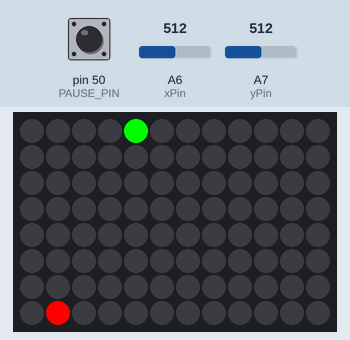
The sketch below on a simulated Arduino Mega 2560, built with avr-gcc and run on an emulated ATmega2560. Shown: 12×8 RGB LED matrix (first LED top left, wired row by row). The test bench sets the inputs (shaded band); at power-on: pin 50 (PAUSE_PIN) HIGH, A6 (xPin) = 512, A7 (yPin) = 512. Random numbers use the default seed unless the sketch sets one.

Above: at 1.2 s.
1.3 s: pin 50 (PAUSE_PIN) pulled LOW for 0.45 s
At 3.0 s:
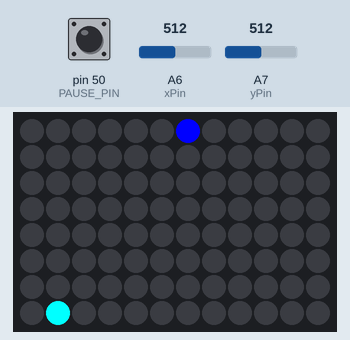
3.3 s: pin 50 (PAUSE_PIN) pulled LOW for 1 s
At 5.95 s:
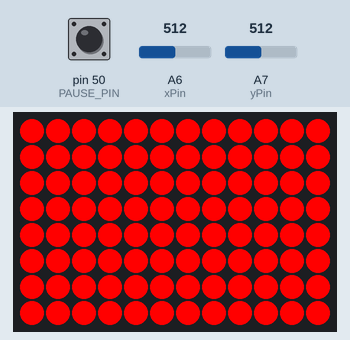
7.3 s: A6 (xPin) set to 900
At 7.56 s:
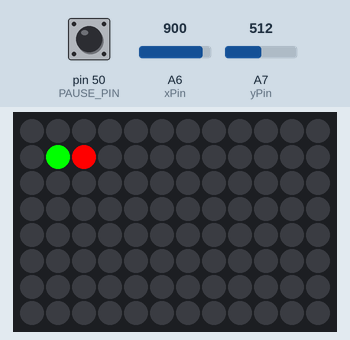
8.9 s: A7 (yPin) set to 900
At 9.08 s:
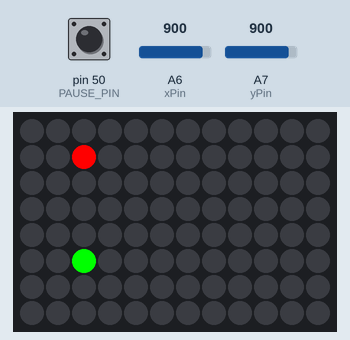
10.4 s: A6 (xPin) set to 1023
At 10.6 s:
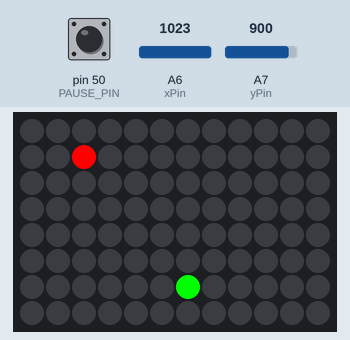
11.9 s: A7 (yPin) set to 1023
At 12.49 s:
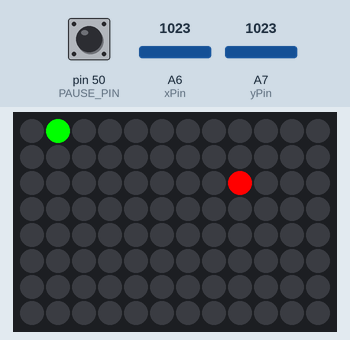
Timing chart, 0 to 14.8 s (numbered marks = the images above; inputs shaded):
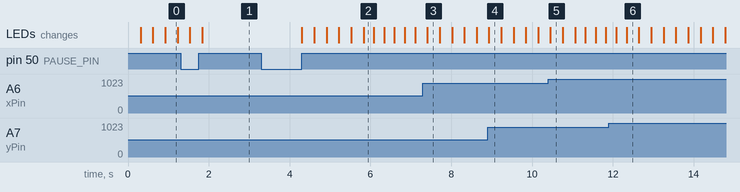

The sketch:

snake.ino
```cpp
/**
 * Simple snake game for a matrix of ws2812b leds strung up in serpentine pattern. The idea is
 * there is an apple and a snake on the board, and the snake tries to eat the apple. Each frame of the
 * game the snake moves in a single direction. If the snake is out of bounds or lands on its own tail,
 * then the game is over. If the head of the snake lands on the apple, the snake grows in length and the
 * speed of the snake increases.
 */
//LEDs
#include <FastLED.h>
#include <LinkedList.h>
#define NUM_LEDS    96
#define LED_PIN     13
int rows = 8;
int columns = 12;
CRGB leds[NUM_LEDS];

//Joystick
#define PAUSE_PIN 50
const int xPin        = A6;
const int yPin        = A7;

// Directions
#define DIR_UP    0
#define DIR_DOWN  1
#define DIR_LEFT  2
#define DIR_RIGHT 3

int resetDelay = 250;

// Game State
#define MAX_SPEED 5
#define MIN_SPEED 300
#define SPEED_LOSS 15
int gameSpeed = MIN_SPEED;
int currDirection = DIR_UP;
boolean isGamePaused = false;
boolean isTogglingPause = false;

// class that represents a point on the matrix. Indexed starting at 0
class Point {
  private:
    byte x;
    byte y;
  public:
    Point(byte x, byte y) {
      this->x = x;
      this->y = y;
    }
    byte getX() {
      return x;
    }
    byte getY() {
      return y;
    }
    boolean isEqual(int x, int y) {
      return this->x == x && this->y == y;
    }
};

// body of the snake, last element representing the tail, first element representing the head
LinkedList<Point*> snakePositions = LinkedList<Point*>();

// where the apple is located
Point *applePosition;

// For Style ;)
CRGB appleColor = CRGB(255, 0, 0);
CRGB snakeColor = CRGB(0, 255, 0);
CRGB pausedAppleColor = CRGB(0, 255, 255);
CRGB pausedSnakeColor = CRGB(0, 0, 255);
CRGB emptyColor = CRGB(0, 0, 0);
CRGB solidColor = CRGB(255, 0, 0);

void setup() {
  Serial.begin(9600);

  // setup analog stick
  pinMode(xPin, INPUT);
  pinMode(yPin, INPUT);
  pinMode(PAUSE_PIN, INPUT_PULLUP);

  // pick starting position
  snakePositions.add(getStartingPosition());

  // pick apple position
  applePosition = getApplePosition();

  // setup ws2812b leds
  FastLED.addLeds<WS2812, LED_PIN, GRB>(leds, NUM_LEDS);
}

void loop() {
  // if we're paused set the scene
  checkForPause();

  if(isGamePaused) {
    pauseGame();
  }else{
    // set current direction
    currDirection = getCurrentDirection();

    // get next position
    Point *nextPoint = getNextPosition();

    // check if we are still valid and continue the game, otherwise reset it
    if(isNextPointValid(nextPoint)){
      playGame(nextPoint);
    }else{
      resetGame();
    }
  }
}

// always start the game in the same spot
Point * getStartingPosition(){
  return new Point(0,0);
}

// generate the position of the apple so it is not out of bounds or within the snake
Point * getApplePosition(){
  int x = random(rows);
  int y = random(columns);

  // make sure to generate an apple that is not in the same position as the snake
  while(snakeContainsPosition(x,y)){
    x = random(rows);
    y = random(columns);
  }
  return new Point(x,y);
}

// check if the x y coordinates are covered by a part of the snake
boolean snakeContainsPosition(int x, int y) {
  for(int i = 0; i < snakePositions.size(); i++){
    if(snakePositions.get(i)->isEqual(x,y)) {
      return true;
    }
  }

  return false;
}

// read direction from analog stick
int getCurrentDirection(){
  int dir = currDirection;
  int xPosition = analogRead(xPin);
  int yPosition = analogRead(yPin);
  int mapX = map(xPosition, 0, 1023, -512, 512);
  int mapY = map(yPosition, 0, 1023, -512, 512);

  // The max is 512, so let's assume that if the analog stick is over 3/4ths in one direction then we are good
  // Then choose the direction based on the which value is greater
  //left
  int absX = abs(mapX);
  int absY = abs(mapY);
  int threshold = 384;
  if(absX > threshold || absY > threshold) {
    dir = absX > absY ? getXDir(mapX) : getYDir(mapY);
  }

  //ensure you can't go the direction you just came
  switch(dir) {
    case DIR_UP:
      dir = currDirection == DIR_DOWN ? DIR_DOWN : dir;
      break;
    case DIR_DOWN:
      dir = currDirection == DIR_UP ? DIR_UP : dir;
      break;
    case DIR_LEFT:
      dir = currDirection == DIR_RIGHT ? DIR_RIGHT : dir;
      break;
    case DIR_RIGHT:
      dir = currDirection == DIR_DOWN ? DIR_LEFT : dir;
      break;
    default:
      break;
  }

  return dir;
}

int getYDir(int y) {
  return y > 0 ? DIR_UP : DIR_DOWN;
}

int getXDir(int x) {
  return x > 0 ? DIR_RIGHT : DIR_LEFT;
}

Point * getHead() {
  return snakePositions.get(0);
}

Point * getTail() {
  return snakePositions.get(snakePositions.size() - 1);
}

void addToBeginning(Point *p){
  snakePositions.add(0, p);
}

void removeTail() {
  delete(snakePositions.pop());
}

// calculate the next position based on the current head position and the current direction
Point * getNextPosition() {
  Point *head = getHead();
  switch(currDirection) {
    case DIR_UP:
      return new Point(head->getX(), head->getY() + 1);
    case DIR_DOWN:
      return new Point(head->getX(), head->getY() - 1);
    case DIR_LEFT:
      return new Point(head->getX() - 1, head->getY());
    case DIR_RIGHT:
      return new Point(head->getX() + 1, head->getY());
    default:
      return new Point(-9, -9);
  }
}

// make sure the next point for the head of the snake is in a valid position
boolean isNextPointValid(Point *p) {
  int x = p->getX();
  int y = p->getY();

  // check if within boundary or if we are in the snake
  if(x < 0 || x >= rows || y < 0 || y >= columns || snakeContainsPosition(x,y)) {
    return false;
  }

  return true;
}

// draw the apple
void renderApple() {
  leds[getIndexForPoint(applePosition)] = isGamePaused ? pausedAppleColor : appleColor;
}

// draw the snake
void renderSnake(){
  Point *p;
  for(int i = 0; i < snakePositions.size(); i++) {
    p = snakePositions.get(i);
    int index = getIndexForPoint(p);
    int x = p->getX();
    int y = p->getY();
    leds[index] = isGamePaused ? pausedSnakeColor : snakeColor;
  }
}

// for a point in the matrix, map it to the index in the string
int getIndexForPoint(Point *p) {
  int x = p->getX();
  int y = p->getY();
  boolean oddRow = x % 2 == 1;

  // handle serpentine pattern
  if(oddRow){
    return (x + 1) * columns - y - 1;
  }

  return x * columns  + y;
}

void renderEmptyScreen(){
  for(int i = 0; i < NUM_LEDS; i++) {
    leds[i] = emptyColor;
  }
}

void renderSolidScreen() {
  for(int i = 0; i < NUM_LEDS; i++) {
    leds[i] = solidColor;
  }
}

void playGame(Point *nextPoint){
  // clear screen
  renderEmptyScreen();

  // if we land on an apple grow the snake
  if(applePosition->isEqual(nextPoint->getX(), nextPoint->getY())){
    growSnake(nextPoint);
  }else{
    moveSnake(nextPoint);
  }

  renderSnake();
  renderApple();

  FastLED.show();

  delay(gameSpeed);
}

void moveSnake(Point *p){
  addToBeginning(p);
  removeTail();
}

void growSnake(Point *p){
  addToBeginning(p);
  resetApple();
  increaseSpeed();
}

void increaseSpeed() {
  gameSpeed -= SPEED_LOSS;
}

void checkForPause() {
  boolean isPressedDown = digitalRead(PAUSE_PIN) == 0;

  boolean shouldPause = false;
  if(isPressedDown) {
    // we are trying to pause the game and the button is held down
    isTogglingPause = true;
  }else{
    // the pause button is released, so let's trigger a pause
    shouldPause = isTogglingPause;
    isTogglingPause = false;
  }

  if(shouldPause) {
    isGamePaused = !isGamePaused;
  }
}

// initiate a different view
void pauseGame(){
  renderSnake();
  renderApple();
  FastLED.show();
}

// delete the snake and create a new one
void resetSnake() {
  while(snakePositions.size() > 0){
    delete(snakePositions.pop());
  }
  snakePositions.add(getStartingPosition());
}

// delete the current position and draw a new apple
void resetApple() {
  delete(applePosition);
  applePosition = getApplePosition();
}

// show an end screen and reset the game state
void resetGame(){
  resetSnake();
  resetApple();
  gameSpeed = MIN_SPEED;
  currDirection = DIR_UP;
  renderSolidScreen();
  FastLED.show();
  delay(resetDelay);
  renderEmptyScreen();
  FastLED.show();
  delay(resetDelay);
  renderSolidScreen();
  FastLED.show();
  delay(resetDelay);
  renderEmptyScreen();
  FastLED.show();
  delay(resetDelay);
  renderSolidScreen();
  FastLED.show();
  delay(resetDelay);
  renderEmptyScreen();
  FastLED.show();
}
```

Measured:
- after the input at 3.3 s, the LEDs: first change after 1.0 s (image 2 shows a later state)
